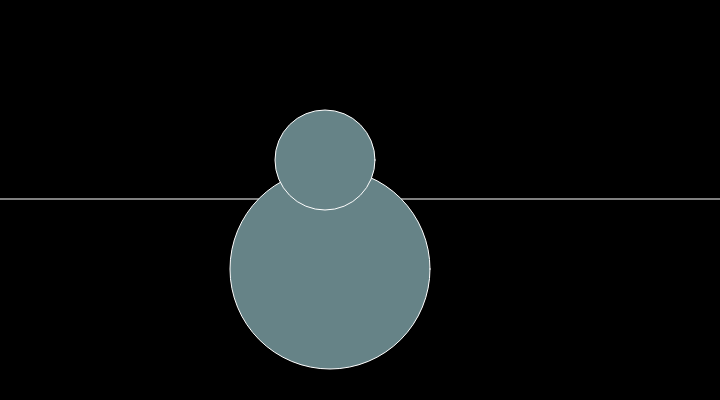
Frame 1 (no input)
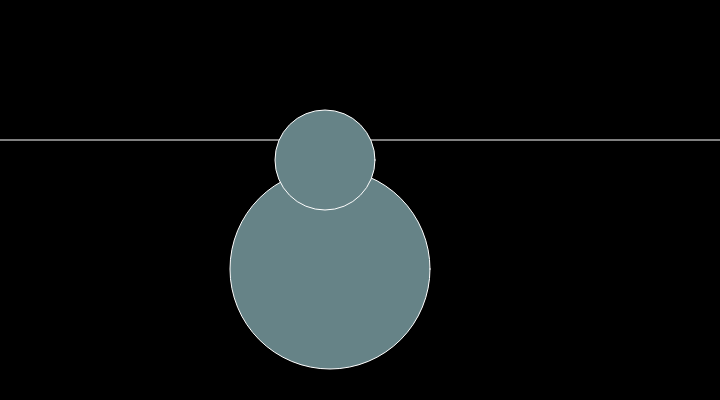
Frame 60 (no input)
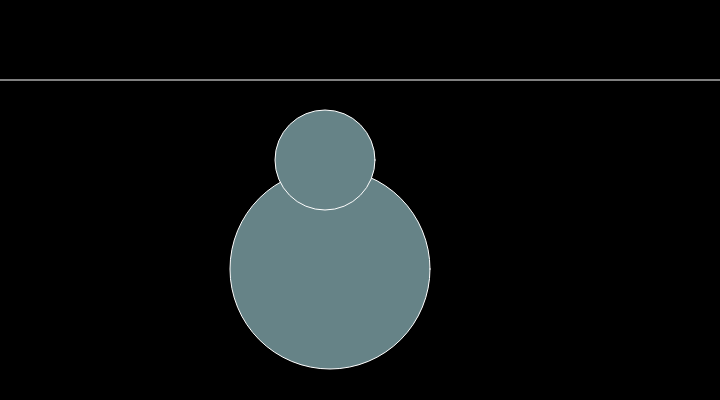
Frame 120 (the mouse pressed at the canvas centre since frame 60)

The p5.js sketch that drew these frames (run headless with seeded random() and noise() and a simulated clock; from frame 60 on, the mouse is pressed at the canvas centre):

// p5.js sketch
// ── sketch.js
var y = 200;

// The statements in the setup() function
// execute once when the program begins
function setup() {
  createCanvas(720, 400);  // Size must be the first statement
  stroke(255);     // Set line drawing color to white
  frameRate(40);
}
// The statements in draw() are executed until the
// program is stopped. Each statement is executed in
// sequence and after the last line is read, the first
// line is executed again.
function draw() {
  background(0);
  y = y - 1;
  if (y < 0) {
    y = height;
  }
  line(0, y, width, y);

push();
fill(102, 131, 135);
ellipse (330, 269, 200, 200);
ellipse (325, 160, 100, 100);


}
